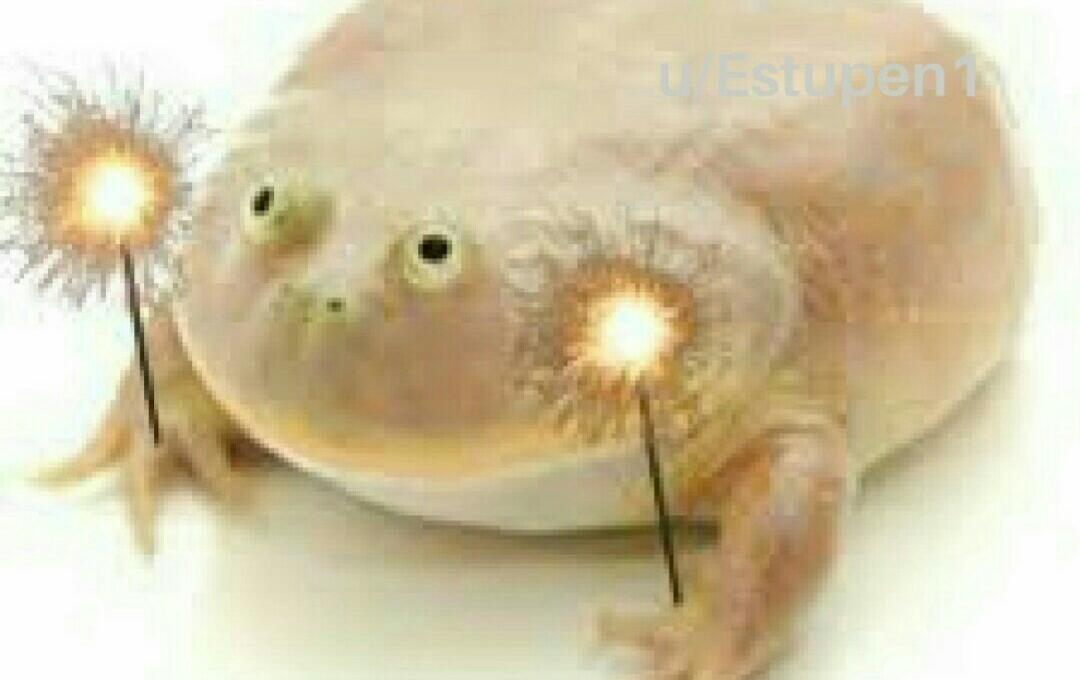
#> input picture Image/Images/a.jpg, 1080 x 680 px
$ python app.py Images/a.jpg
#> lines starting #> are read from the running program, lines starting #| are printed output that depends on the picture
import numpy as np
from os.path import exists
from argparse import ArgumentParser, ArgumentTypeError
import cv2

def application(image):
#> called with image = 'Images/a.jpg'
    img = cv2.imread(image, 0)
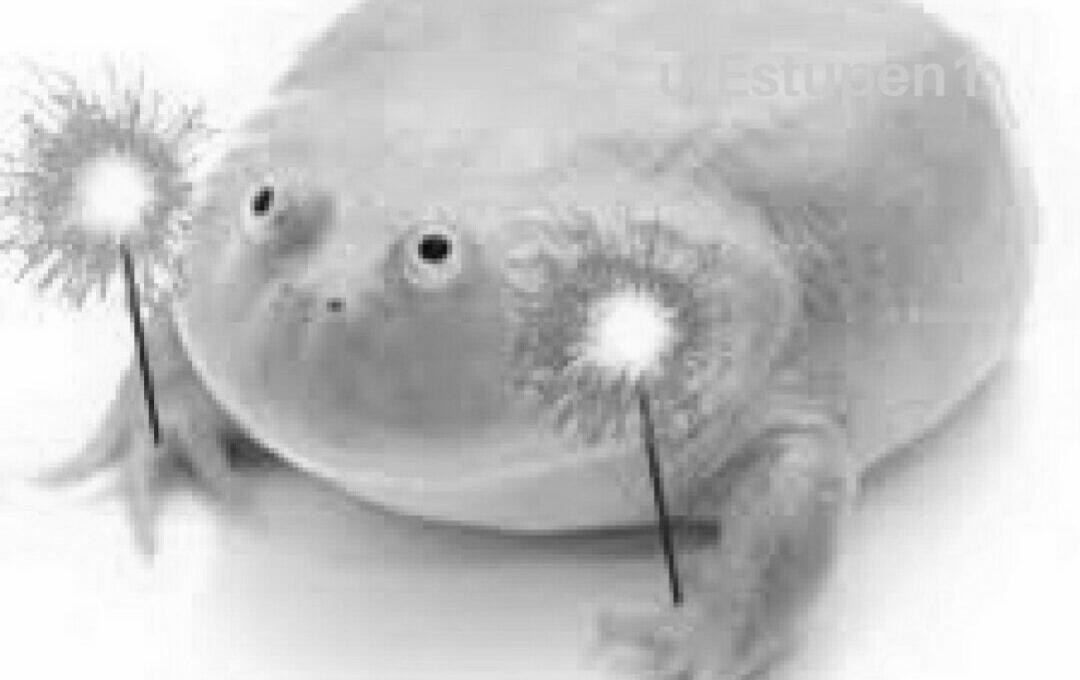
#> img: shape (680, 1080); min 7, max 255, mean 196.1
    cv2.imshow("Image", img)
    k = cv2.waitKey(0)
#> (key Esc is pressed here)
    if k == 27 :
        cv2.destroyAllWindows()

def check(Path):
    if not exists(Path) :
        print("The path does not exist")
    else :
        image = Path
        application(image)

def args():
    args = ArgumentParser()
    args.add_argument("path")
    return args.parse_args()

if __name__ == "__main__":
    arguments = args()
    Path = arguments.path

    check(Path)
